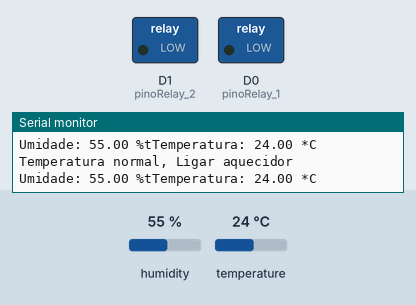
This sketch was run on a simulated ESP8266 (NodeMCU). On the bench: switched loads named in the sketch (green lamp = pin HIGH), the last lines printed to the serial monitor. The inputs (shaded band) are chosen by the test bench; at power-on: temperature 24 °C, humidity 55 %.

Above: at 2.8 s.
2.9 s: temperature set to 16 °C
5.6 s: temperature set to 13 °C
At 7.2 s:
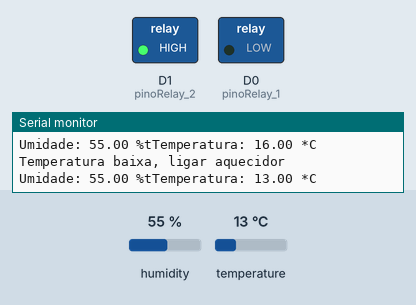
8.3 s: temperature set to 33 °C
At 11.1 s:
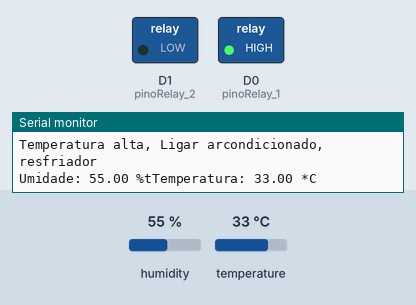
11.7 s: temperature set to 31 °C
14.4 s: temperature set to 28 °C
At 17.3 s:
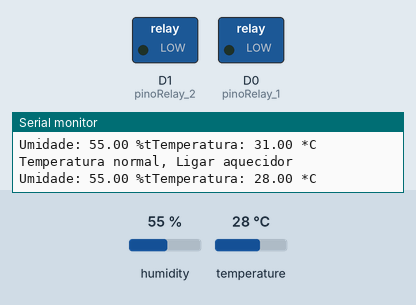
17.8 s: temperature set to 12 °C
At 18.9 s:
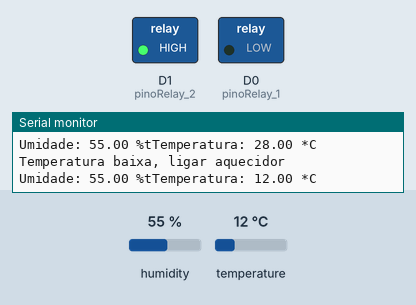
Timing chart, 0 to 20.8 s (numbered marks = the images above; inputs shaded):
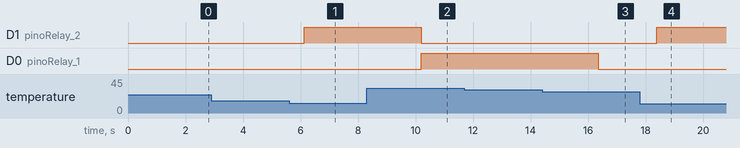

Measured:
- the behaviour switches between 15 and 14 °C on temperature (found by bisection; images 0 and 1)
- the behaviour switches between 30 and 29 °C on temperature (found by bisection; images 2 and 3)
- after the input at 5.6 s, D1 (pinoRelay_2): LOW → HIGH after 0.53 s
- after the input at 8.3 s, D1 (pinoRelay_2): HIGH → LOW after 1.9 s; D0 (pinoRelay_1): LOW → HIGH after 1.9 s
- after the input at 14.4 s, D0 (pinoRelay_1): HIGH → LOW after 2.0 s
- after the input at 17.8 s, D1 (pinoRelay_2): LOW → HIGH after 0.60 s

The sketch:

DHT11_Sensor_Temperatura_Humidade_Leds_004.ino
```cpp
#include "DHT.h"

#define DHTPIN D2      // pino de conexão
#define DHTTYPE DHT11  // DHT 11

DHT dht(DHTPIN, DHTTYPE);

const int pinoRelay_1 = D0; //clima frio
const int pinoRelay_2 = D1; //clima quente

void setup() {
  Serial.begin(9600);
  Serial.println("Teste se sensor DHT!");
  dht.begin();

  pinMode(pinoRelay_1, OUTPUT);
  pinMode(pinoRelay_2, OUTPUT);
}

void loop() {
  // A leitura da temperatura e umidade pode levar 250ms!
  // O atraso do sensor pode chegar a 2 segundos.
  float h = dht.readHumidity();
  float t = dht.readTemperature();

  // testa se retorno é valido, caso contrário algo está errado.
  if (isnan(t) || isnan(h)) {
    Serial.println("Sensor com defeito");
  }
  else if (t >= 30) {
    digitalWrite(pinoRelay_1, HIGH); // Indica a temperatura Alta, ligar clima frio
    digitalWrite(pinoRelay_2, LOW);
    Serial.println("Temperatura alta, Ligar arcondicionado, resfriador");
  }
  else if (t >= 15) {
    digitalWrite(pinoRelay_2, LOW); // Indica a temperatura Normal, desligar clima quente e frio
    digitalWrite(pinoRelay_1, LOW);
    Serial.println("Temperatura normal, Ligar aquecidor");
  }
  else if (t < 15) {
    digitalWrite(pinoRelay_2, HIGH); // Indica a temperatura Baixo, ligar clima quente
    digitalWrite(pinoRelay_1, LOW);
    Serial.println("Temperatura baixa, ligar aquecidor");
  }
    Serial.print("Umidade: ");
    Serial.print(h);
    Serial.print(" %t");
    Serial.print("Temperatura: ");
    Serial.print(t);
    Serial.println(" *C");

  delay(2000);
}
```
